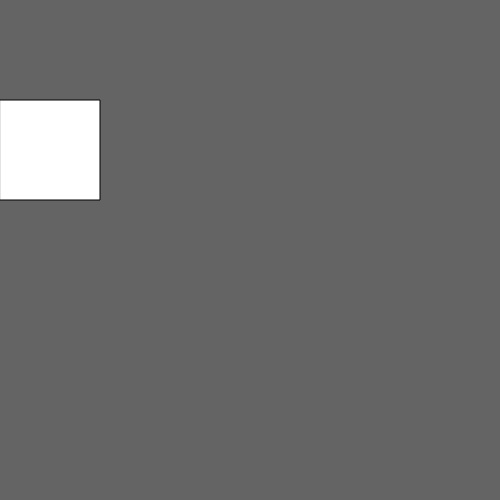
Frame 1 (no input)
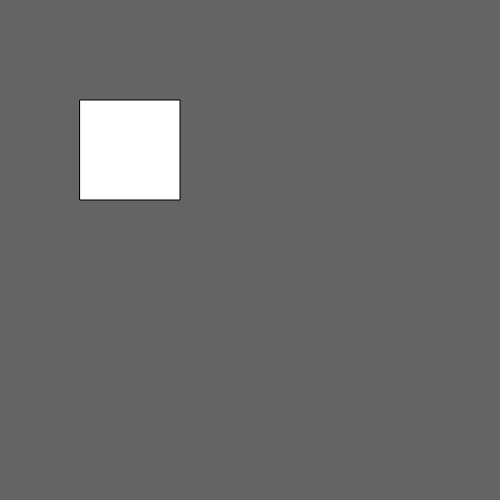
Frame 60 (no input)
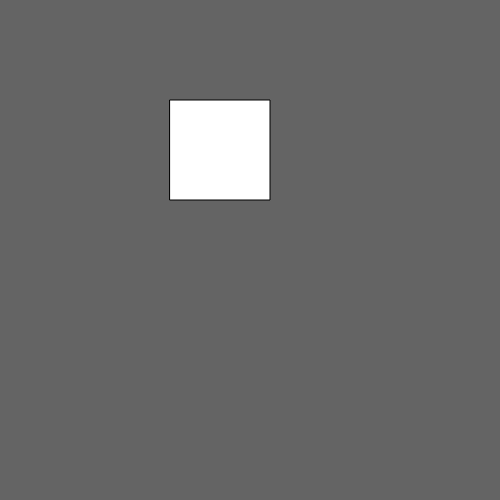
Frame 120 (the mouse pressed at the canvas centre since frame 60)

The p5.js sketch that drew these frames (run headless with seeded random() and noise() and a simulated clock; from frame 60 on, the mouse is pressed at the canvas centre):

// p5.js sketch
// ── sketch.js
let x = 0;

function setup() {
  createCanvas(500, 500);
}

function draw() {
  background (100);
  rect(x, 100, 100, 100);
  x+=10;
  if (x>width){
    x=0;
  }
}
